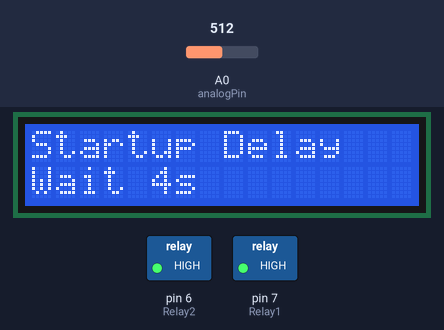
This program was run on a simulated Arduino Uno, built with avr-gcc and run on an emulated ATmega328P. Parts: 16×2 character LCD, switched loads named in the program (green lamp = pin HIGH). The test bench sets the inputs (shaded band); at power-on: A0 (analogPin) = 512. What the program prints to the serial monitor is not drawn.

Above: at 1.2 s.
At 6.5 s:
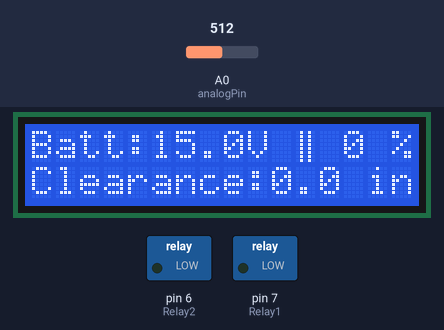
6.6 s: A0 (analogPin) set to 306
At 7.69 s:
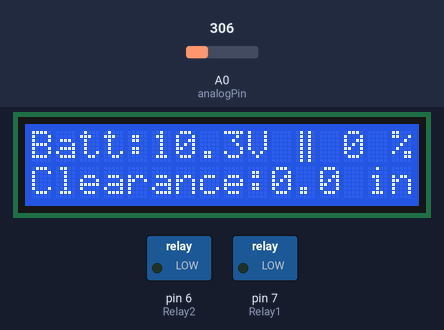
8.1 s: A0 (analogPin) set to 716
9.7 s: A0 (analogPin) set to 0
At 14.6 s:
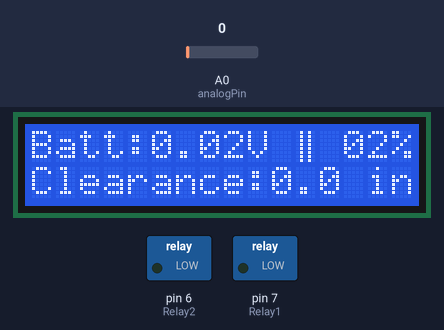
Timing chart, 0 to 16.1 s (numbered marks = the images above; inputs shaded):
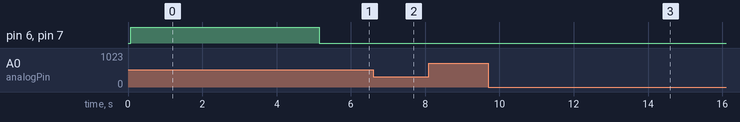

Measured:
- after the input at 6.6 s, the display: first changes after 0.07 s (image 2 shows a later state)
- what the display in image 0 shows lasts 1.0 s, from 1.1 s to 2.1 s

The program:

main.cpp
```cpp
#include <Arduino.h>
#include <SoftwareSerial.h>
#include <LiquidCrystal_I2C.h>
#include <Wire.h>
#include "images.h"

// Function declarations
void initializeLCD();
void initializeSerial();
void initializeRelays();
void displayStartupDelay(unsigned long elapsedTime);
void updateVoltage();
void triggerUltrasonicSensor();
void processUltrasonicData();
void updateRelays();
void outputToSerialMonitor();
void delayForNextUpdate();
float getChargePercentage(float voltage);
void updateDisplay(float clearanceMM, float clearanceInches, float voltage, float chargePercentage);
void displayUptime(unsigned long elapsedTime);

void setup() {
  initializeLCD();
  initializeSerial();
  initializeRelays();

  // Record startup time
  startupTime = millis();
}

void loop() {
  unsigned long elapsedTime = millis() - startupTime;

  updateVoltage();            // Handle voltage and charge percentage calculations
  triggerUltrasonicSensor();  // Trigger the ultrasonic sensor
  processUltrasonicData();    // Read and process sensor data

  if (elapsedTime <= startupDelay) {
    displayStartupDelay(elapsedTime);
  } else {
    updateRelays();           // Update relays based on clearance
    outputToSerialMonitor();  // Send data to Serial Monitor
  }

  delayForNextUpdate();
}

// Function definitions

void initializeLCD() {
  lcd.init();
  lcd.backlight();
  lcd.createChar(0, OR);
}

void initializeSerial() {
  Serial.begin(115200);
  mySerial.begin(9600);
}

void initializeRelays() {
  pinMode(Relay1, OUTPUT);
  pinMode(Relay2, OUTPUT);
  digitalWrite(Relay1, HIGH);
  digitalWrite(Relay2, HIGH);
}

void displayStartupDelay(unsigned long elapsedTime) {
  digitalWrite(Relay1, HIGH);
  digitalWrite(Relay2, HIGH);
  displayUptime(elapsedTime);
  Serial.println("Startup delay active, relays off");

  lcd.setCursor(0, 0);
  lcd.print("Startup Delay");

  lcd.setCursor(0, 1);
  lcd.print("Wait ");
  lcd.print((startupDelay - elapsedTime) / 1000 + 1);
  lcd.print("s   ");

  if ((startupDelay - elapsedTime) < 100 && (startupDelay - elapsedTime) >= 0) {
    lcd.setCursor(0, 0);
    lcd.print("                    ");
    lcd.setCursor(0, 1);
    lcd.print("                    ");
  }

}

void updateVoltage() {
  int analogValue = analogRead(analogPin);
  float voltage = (analogValue / 1023.0) * referenceVoltage;
  actualVoltage = voltage * ((R1 + R2) / R2);
  smoothedVoltage = voltageAlpha * actualVoltage + (1 - voltageAlpha) * smoothedVoltage;
}

void triggerUltrasonicSensor() {
  digitalWrite(pinTX, HIGH);
  delay(10);
  digitalWrite(pinTX, LOW);
}

void processUltrasonicData() {
  if (mySerial.available() > 0) {
    delay(4);
    if (mySerial.read() == 0xff) {
      data_buffer[0] = 0xff;
      for (int i = 1; i < 4; i++) {
        data_buffer[i] = mySerial.read();
      }

      CS = data_buffer[0] + data_buffer[1] + data_buffer[2];
      if (data_buffer[3] == CS) {
        rawClearance = (data_buffer[1] << 8) + data_buffer[2];

        clearanceSamples[sampleIndex] = rawClearance;
        sampleIndex = (sampleIndex + 1) % rollingSamples;
        int sum = 0;
        for (int i = 0; i < rollingSamples; i++) {
          sum += clearanceSamples[i];
        }
        averageClearance = sum / rollingSamples;
        smoothedClearance = alpha * averageClearance + (1 - alpha) * smoothedClearance;
      }
    }
  }
}

void updateRelays() {
    unsigned long currentTime = millis();

    // Check if averageClearance < Critical
    if (averageClearance < Critical) {
        if (belowCriticalStartTime == 0) {
            // Start the timer if it's the first time below Critical
            belowCriticalStartTime = currentTime;
        } else if (currentTime - belowCriticalStartTime >= 2500 && !state5Latched) {
            // Latch State 5 if below Critical for 3 seconds
            state5Latched = true;
            state5LatchTime = currentTime;
            Serial.println("State 5 Latched");
        }
    } else {
        // Reset the timer if clearance is not below Critical
        belowCriticalStartTime = 0;
    }

    // Handle latched State 5
    if (state5Latched) {
        if (currentTime - state5LatchTime < 60000) {
            // Remain in State 5 for 21 seconds
            digitalWrite(Relay1, LOW);
            digitalWrite(Relay2, LOW);
            Stage = 5;
            return; // Prevent transitions to other states
        } else {
            // Allow other state transitions after 21 seconds
            state5Latched = false;
            belowCriticalStartTime = 0; // Reset belowCritical tracking
            Serial.println("State 5 Unlatched");
        }
    }

    // Normal state transitions
    if (averageClearance >= Warning) {
        digitalWrite(Relay1, HIGH);
        digitalWrite(Relay2, HIGH);
        Stage = 1;
    } else if (averageClearance < Warning && averageClearance >= Danger) {
        digitalWrite(Relay1, LOW);
        digitalWrite(Relay2, HIGH);
        Stage = 2;
    } else if (averageClearance < Danger && averageClearance >= Critical) {
        digitalWrite(Relay1, HIGH);
        digitalWrite(Relay2, LOW);
        Stage = 3;
    } else if (averageClearance < Critical) {
        digitalWrite(Relay1, LOW);
        digitalWrite(Relay2, LOW);
        Stage = 4;
    }
}


void outputToSerialMonitor() {
  unsigned long elapsedTime = millis() - startupTime;
  displayUptime(elapsedTime); // Display uptime in serial monitor
  Serial.print("rawClearance: " + String(rawClearance) + "mm, ");
  Serial.print("averageClearance: " + String(averageClearance) + "mm, ");
  Serial.print("SmoothedClearance: " + String(smoothedClearance) + "mm, ");
  Serial.print("Stage: " + String(Stage) + ", ");
  float clearanceInches = smoothedClearance / 25.4;
  Serial.print("actualVoltage: " + String(actualVoltage, 2) + "V, ");
  Serial.print("smoothedVoltage: " + String(smoothedVoltage, 2) + "V, ");
  Serial.println("Charge: " + String(getChargePercentage(smoothedVoltage), 2) + "%");

  updateDisplay(averageClearance, clearanceInches, smoothedVoltage, getChargePercentage(smoothedVoltage));
}

void displayUptime(unsigned long elapsedTime) {
  // Calculate uptime in seconds
  float uptimeSeconds = elapsedTime / 1000.0;

  // Print to serial monitor
  Serial.print("Uptime: " + String(uptimeSeconds, 2) + "s, ");
}

void delayForNextUpdate() {
  delay(0);
}

float getChargePercentage(float voltage) {
  for (int i = 0; i < tableSize - 1; i++) {
    if (voltage >= voltageTable[i][0] && voltage <= voltageTable[i + 1][0]) {
      float v1 = voltageTable[i][0];
      float p1 = voltageTable[i][1];
      float v2 = voltageTable[i + 1][0];
      float p2 = voltageTable[i + 1][1];
      return p1 + (p2 - p1) * ((voltage - v1) / (v2 - v1));
    }
  }
  return (voltage < voltageTable[0][0]) ? 0 : 100;
}

void updateDisplay(float clearanceMM, float clearanceInches, float voltage, float chargePercentage) {
    // LCD display logic
    lcd.setCursor(0, 0);
    lcd.print("Batt:");
    lcd.setCursor(5, 0);
    lcd.print(voltage, 1);
    lcd.setCursor(9, 0);
    lcd.print("V");

    lcd.setCursor(11, 0);
    lcd.write(byte(0));
    lcd.setCursor(13, 0);
    lcd.print(chargePercentage, 0);
    lcd.setCursor(15, 0);
    lcd.print("%");

    lcd.setCursor(0, 1);
    lcd.print("Clearance:");
    lcd.setCursor(10, 1);
    lcd.print(clearanceInches, 1);
    lcd.setCursor(14, 1);
    lcd.print("in");
}
```

images.h
```cpp
// Pin definitions
int pinRX = 10;        // Ultrasonic sensor RX pin
int pinTX = 11;        // Ultrasonic sensor TX pin
int Relay1 = 7;        // Relay 1 pin
int Relay2 = 6;        // Relay 2 pin

// Distance thresholds in millimeters for relay control
int Critical = 50;    // Critical threshold 2"
int Danger = 75;      // Danger threshold 3"
int Warning = 100;     // Warning threshold 4"

// Analog voltage sensing configuration
const int analogPin = A0;      // Analog pin for voltage divider
const float R1 = 50020.0;      // Resistor R1 value in ohms
const float R2 = 10050.0;      // Resistor R2 value in ohms
const float referenceVoltage = 5.0; // Arduino reference voltage (typically 5V)

// Battery voltage-to-charge mapping table
const float voltageTable[][2] = {
    {16.0, 0.0}, {17.0, 12.5}, {17.5, 25.0}, {18.0, 37.5},
    {18.5, 50.0}, {19.0, 62.5}, {19.5, 75.0}, {20.0, 87.5},
    {21.0, 100.0} // End of table
};
const int tableSize = sizeof(voltageTable) / sizeof(voltageTable[0]);

// Startup delay to prevent alarms during initialization
const unsigned long startupDelay = 5000; // 3 seconds
unsigned long startupTime = 0;           // Record startup time

// Ultrasonic sensor data processing
unsigned char data_buffer[4] = {0}; // Buffer for raw sensor data
int rawClearance = 0;                  // Measured clearance in mm
unsigned char CS;                   // Checksum for validation

// Rolling average variables for clearance smoothing
const int rollingSamples = 5;       // Number of samples for averaging
int clearanceSamples[rollingSamples] = {0}; // Circular buffer for samples
int sampleIndex = 0;                // Current index in circular buffer
int averageClearance = 0;           // Smoothed clearance
const float alpha = 0.5;            // Smoothing factor
float smoothedClearance = 0.0;      // Exponentially smoothed clearance

// Voltage smoothing variables
const float voltageAlpha = 0.07;     // Smoothing factor for voltage
float smoothedVoltage = 0.0;        // Smoothed voltage
float actualVoltage = 0; // Global variable to store the actual voltage


// LCD initialization (I2C address 0x27, 16 columns, 2 rows)
LiquidCrystal_I2C lcd(0x27, 16, 2);

// Ultrasonic sensor communication
SoftwareSerial mySerial(pinRX, pinTX); // Software serial for ultrasonic sensor

// Make custom characters:
byte OR[] = {
  B01010,
  B01010,
  B01010,
  B01010,
  B01010,
  B01010,
  B01010,
  B01010
};

float clearanceMM;
int Stage = 0;

unsigned long belowCriticalStartTime = 0; // Start time when averageClearance < Critical
bool state5Latched = false;              // Whether State 5 is latched
unsigned long state5LatchTime = 0;       // Time when State 5 was latched
```
